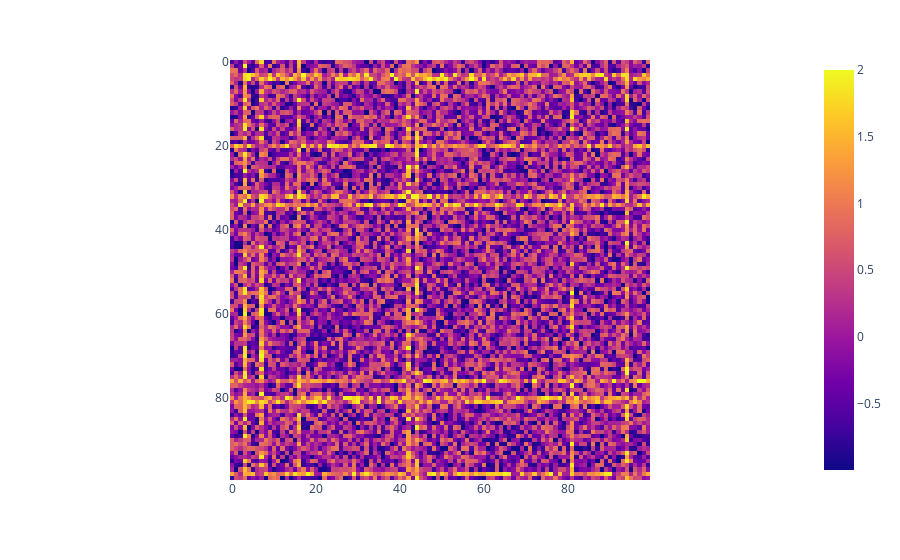

Notebook code cell kept with this figure:
### Markdown cell above
<div dir="rtl" lang="he" xml:lang="he">

נוסיף רעש לתמונה ונראה אם הפילטרים שלנו _kernels_
יצליחו לזהות את הצורות בתוך התמונה

### Code cell
im  = im+torch.empty_like(im).uniform_(-1.,1.)
px.imshow(im[0,0,:,:])

### Figure 1 — Plotly figure (JSON) as saved in the notebook; plotly's stock layout.template omitted (floating-point values rounded to 4 significant figures; data arrays with more than 128 entries replaced by an {"elided": "..."} marker saying what was removed)
{"data": [{"coloraxis": "coloraxis", "hovertemplate": "x: %{x}<br>y: %{y}<br>color: %{z}<extra></extra>", "name": "0", "type": "heatmap", "xaxis": "x", "yaxis": "y", "z": {"elided": "100x100 float values"}}], "layout": {"coloraxis": {"colorscale": [[0, "#0d0887"], [0.1111, "#46039f"], [0.2222, "#7201a8"], [0.3333, "#9c179e"], [0.4444, "#bd3786"], [0.5556, "#d8576b"], [0.6667, "#ed7953"], [0.7778, "#fb9f3a"], [0.8889, "#fdca26"], [1, "#f0f921"]]}, "margin": {"t": 60}, "xaxis": {"anchor": "y", "constrain": "domain", "domain": [0, 1], "scaleanchor": "y"}, "yaxis": {"anchor": "x", "autorange": "reversed", "constrain": "domain", "domain": [0, 1]}}}
